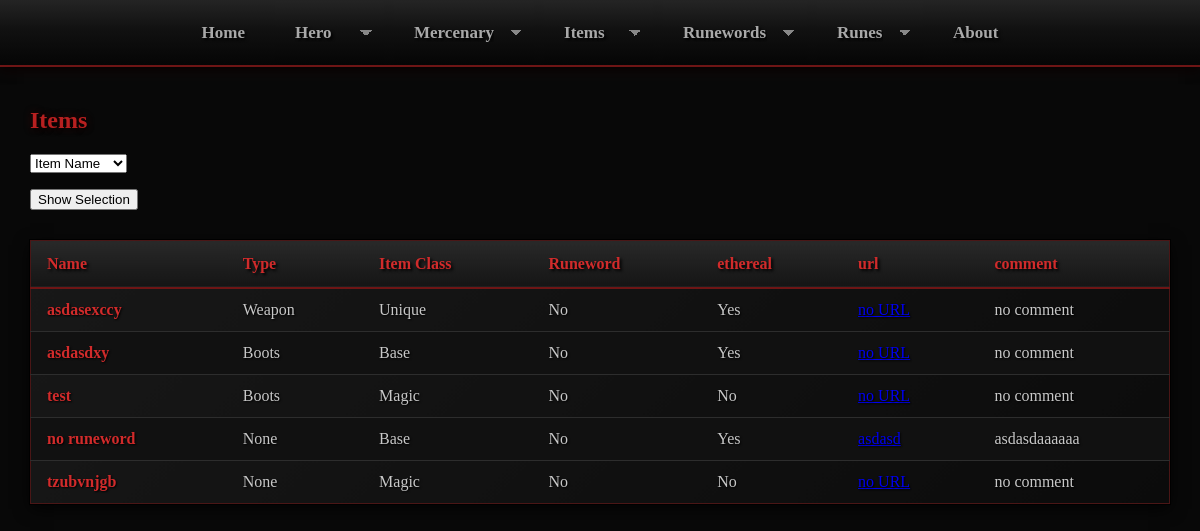
The page /show_items on the database as committed earlier.
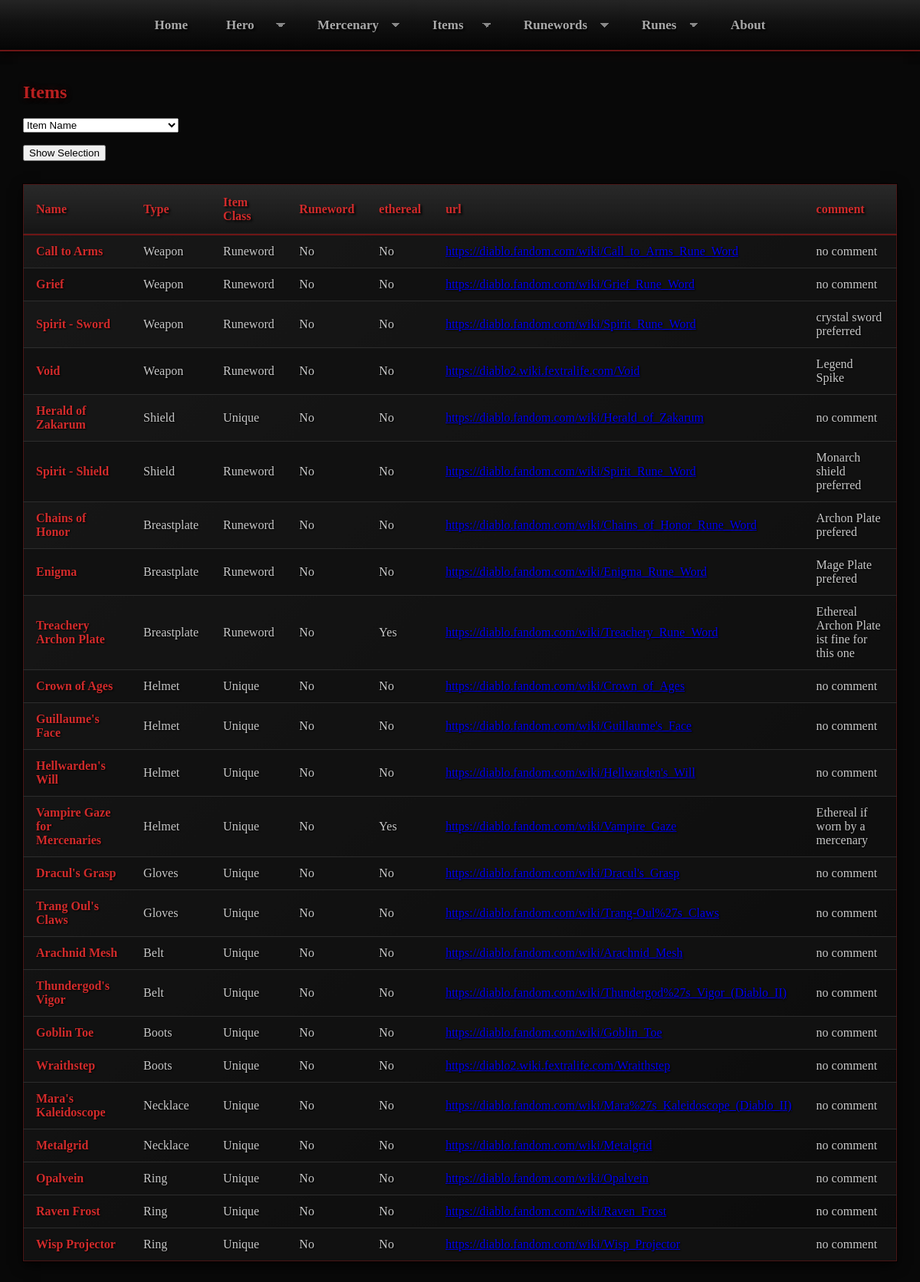
The same page on the database as committed later.
### tables this page shows
CREATE TABLE items (
    id INTEGER PRIMARY KEY,
    name TEXT NOT NULL,
    type INTEGER NOT NULL,
    item_class INTEGER,
    runeword_name TEXT,
    ethereal BOOLEAN NOT NULL DEFAULT 0 CHECK (ethereal IN (0, 1)),
    url TEXT,
    comment TEXT,
    FOREIGN KEY (type) REFERENCES item_types(id),
    FOREIGN KEY (item_class) REFERENCES item_classes(id)
);

CREATE TABLE item_types (
    id INTEGER PRIMARY KEY,
    name TEXT NOT NULL UNIQUE
);

CREATE TABLE item_classes (
    id INTEGER PRIMARY KEY,
    name TEXT NOT NULL UNIQUE
);

### app.py (the view, shortened to what this page needs)
@app.route("/show_items", methods=["GET", "POST"])
def show_items():
    items = db.execute("""SELECT i.id,
                                 i.name,
                                 it.name as type,
                                 ic.name as item_class,
                                 i.runeword_name,
                                 i.ethereal,
                                 i.url,
                                 i.comment
                          FROM items i
                                   JOIN item_types it ON it.id = i.type
                                   JOIN item_classes ic ON ic.id = i.item_class
                          ORDER BY i.type, i.name;""")
    return render_template("show_items.html", items=items)

### templates/show_items.html (shortened to what this page needs)
{% extends "layout.html" %}
{% block content %}
    <div class="section">
        <h2>Items</h2>
        <form action="/show_items" method="post">
        <div>
            <p>
                <select name="item_id" required>
                    <option value="" disabled selected>Item Name</option>
                </select>
            </p>
        </div>
        <button type="submit">Show Selection</button>
    </form>
        <table>
            <thead>
            <tr>
                <th>Name</th>
                <th>Type</th>
                <th>Item Class</th>
                <th>Runeword</th>
                <th>ethereal</th>
                <th>url</th>
                <th>comment</th>
            </tr>
            </thead>
            <tbody>
            {% for item in items %}
                <tr>
                    <td>{{ item.name }}</td>
                    <td>{{ item.type }}</td>
                    <td>{{ item.item_class }}</td>
                    <td>{{ "Yes" if item.runeword_id else "No" }}</td>
                    <td>{{ "Yes" if item.ethereal else "No"}}</td>
                    <td><a href="{{ item.url }}" target="_blank">{{ item.url }}</a></td>
                    <td>{{ item.comment }}</td>
                </tr>
            {% endfor %}
            </tbody>
        </table>
    </div>
{% endblock %}

Rows that differ between the two databases and show on the page:
removed items: name "asdasdxy", type "Boots", item_class "Base", runeword_id "No", ethereal "Yes", url "no URL", comment "no comment"
removed items: name "tzubvnjgb", type "None", item_class "Magic", runeword_id "No", ethereal "No", url "no URL", comment "no comment"
added items: name "Call to Arms", type "Weapon", item_class "Runeword", runeword_id "No", ethereal "No", url "https://diablo.fandom.com/wiki/Call_to_Arms_Rune_Word", comment "no comment"
added items: name "Grief", type "Weapon", item_class "Runeword", runeword_id "No", ethereal "No", url "https://diablo.fandom.com/wiki/Grief_Rune_Word", comment "no comment"
changed items: name "test" → "Spirit - Sword"; type "Boots" → "Weapon"; item_class "Magic" → "Runeword"; url "no URL" → "https://diablo.fandom.com/wiki/Spirit_Rune_Word"; comment "no comment" → "crystal sword preferred"; moves up the list
added items: name "Void", type "Weapon", item_class "Runeword", runeword_id "No", ethereal "No", url "https://diablo2.wiki.fextralife.com/Void", comment "Legend Spike"
added items: name "Herald of Zakarum", type "Shield", item_class "Unique", runeword_id "No", ethereal "No", url "https://diablo.fandom.com/wiki/Herald_of_Zakarum", comment "no comment"
added items: name "Spirit - Shield", type "Shield", item_class "Runeword", runeword_id "No", ethereal "No", url "https://diablo.fandom.com/wiki/Spirit_Rune_Word", comment "Monarch shield preferred"
added items: name "Chains of Honor", type "Breastplate", item_class "Runeword", runeword_id "No", ethereal "No", url "https://diablo.fandom.com/wiki/Chains_of_Honor_Rune_Word", comment "Archon Plate prefered"
added items: name "Enigma", type "Breastplate", item_class "Runeword", runeword_id "No", ethereal "No", url "https://diablo.fandom.com/wiki/Enigma_Rune_Word", comment "Mage Plate prefered"
changed items: name "asdasexccy" → "Treachery Archon Plate"; type "Weapon" → "Breastplate"; item_class "Unique" → "Runeword"; url "no URL" → "https://diablo.fandom.com/wiki/Treachery_Rune_Word"; comment "no comment" → "Ethereal Archon Plate ist fine for this one"
changed items: name "no runeword" → "Crown of Ages"; type "None" → "Helmet"; item_class "Base" → "Unique"; ethereal "Yes" → "No"; url "asdasd" → "https://diablo.fandom.com/wiki/Crown_of_Ages"; comment "asdasdaaaaaa" → "no comment"
added items: name "Guillaume's Face", type "Helmet", item_class "Unique", runeword_id "No", ethereal "No", url "https://diablo.fandom.com/wiki/Guillaume's_Face", comment "no comment"
added items: name "Hellwarden's Will", type "Helmet", item_class "Unique", runeword_id "No", ethereal "No", url "https://diablo.fandom.com/wiki/Hellwarden's_Will", comment "no comment"
added items: name "Vampire Gaze for Mercenaries", type "Helmet", item_class "Unique", runeword_id "No", ethereal "Yes", url "https://diablo.fandom.com/wiki/Vampire_Gaze", comment "Ethereal if worn by a mercenary"
added items: name "Dracul's Grasp", type "Gloves", item_class "Unique", runeword_id "No", ethereal "No", url "https://diablo.fandom.com/wiki/Dracul's_Grasp", comment "no comment"
added items: name "Trang Oul's Claws", type "Gloves", item_class "Unique", runeword_id "No", ethereal "No", url "https://diablo.fandom.com/wiki/Trang-Oul%27s_Claws", comment "no comment"
added items: name "Arachnid Mesh", type "Belt", item_class "Unique", runeword_id "No", ethereal "No", url "https://diablo.fandom.com/wiki/Arachnid_Mesh", comment "no comment"
added items: name "Thundergod's Vigor", type "Belt", item_class "Unique", runeword_id "No", ethereal "No", url "https://diablo.fandom.com/wiki/Thundergod%27s_Vigor_(Diablo_II)", comment "no comment"
added items: name "Goblin Toe", type "Boots", item_class "Unique", runeword_id "No", ethereal "No", url "https://diablo.fandom.com/wiki/Goblin_Toe", comment "no comment"
added items: name "Wraithstep", type "Boots", item_class "Unique", runeword_id "No", ethereal "No", url "https://diablo2.wiki.fextralife.com/Wraithstep", comment "no comment"
added items: name "Mara's Kaleidoscope", type "Necklace", item_class "Unique", runeword_id "No", ethereal "No", url "https://diablo.fandom.com/wiki/Mara%27s_Kaleidoscope_(Diablo_II)", comment "no comment"
added items: name "Metalgrid", type "Necklace", item_class "Unique", runeword_id "No", ethereal "No", url "https://diablo.fandom.com/wiki/Metalgrid", comment "no comment"
added items: name "Opalvein", type "Ring", item_class "Unique", runeword_id "No", ethereal "No", url "https://diablo.fandom.com/wiki/Opalvein", comment "no comment"
added items: name "Raven Frost", type "Ring", item_class "Unique", runeword_id "No", ethereal "No", url "https://diablo.fandom.com/wiki/Raven_Frost", comment "no comment"
added items: name "Wisp Projector", type "Ring", item_class "Unique", runeword_id "No", ethereal "No", url "https://diablo.fandom.com/wiki/Wisp_Projector", comment "no comment"
